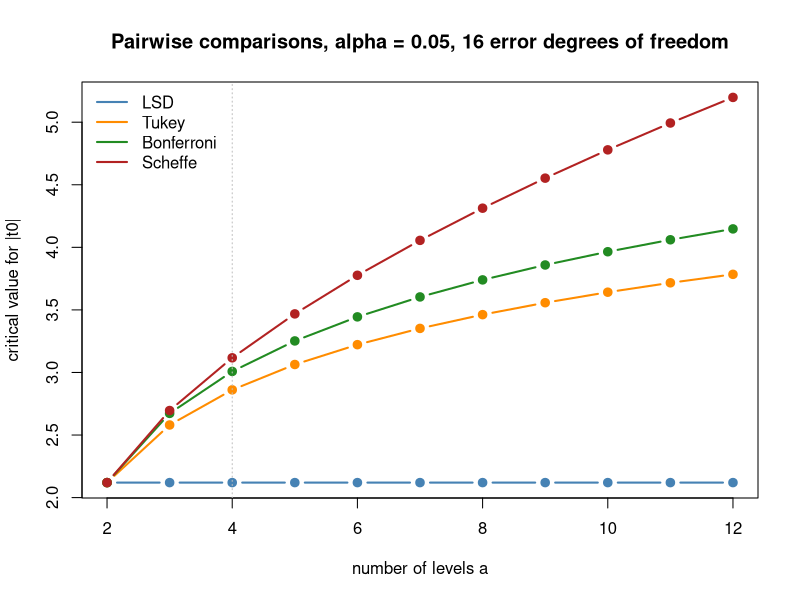

Recreate this plot in R.
# Critical values on the |t| scale for all pairwise comparisons: LSD, Tukey, Bonferroni and Scheffe.
nu <- 16; alpha <- 0.05
a <- 2:12
m <- a * (a - 1) / 2
crit <- cbind(LSD = qt(1 - alpha / 2, nu),
              Tukey = qtukey(1 - alpha, a, nu) / sqrt(2),
              Bonferroni = qt(1 - alpha / (2 * m), nu),
              Scheffe = sqrt((a - 1) * qf(1 - alpha, a - 1, nu)))
print(round(crit[a == 4, ], 3))
matplot(a, crit, type = "b", pch = 19, lty = 1, lwd = 2,
        col = c("steelblue", "darkorange", "forestgreen", "firebrick"),
        xlab = "number of levels a", ylab = "critical value for |t0|",
        main = "Pairwise comparisons, alpha = 0.05, 16 error degrees of freedom")
abline(v = 4, lty = 3, col = "gray")
legend("topleft", bty = "n", lwd = 2, col = c("steelblue", "darkorange", "forestgreen", "firebrick"),
       legend = colnames(crit))
